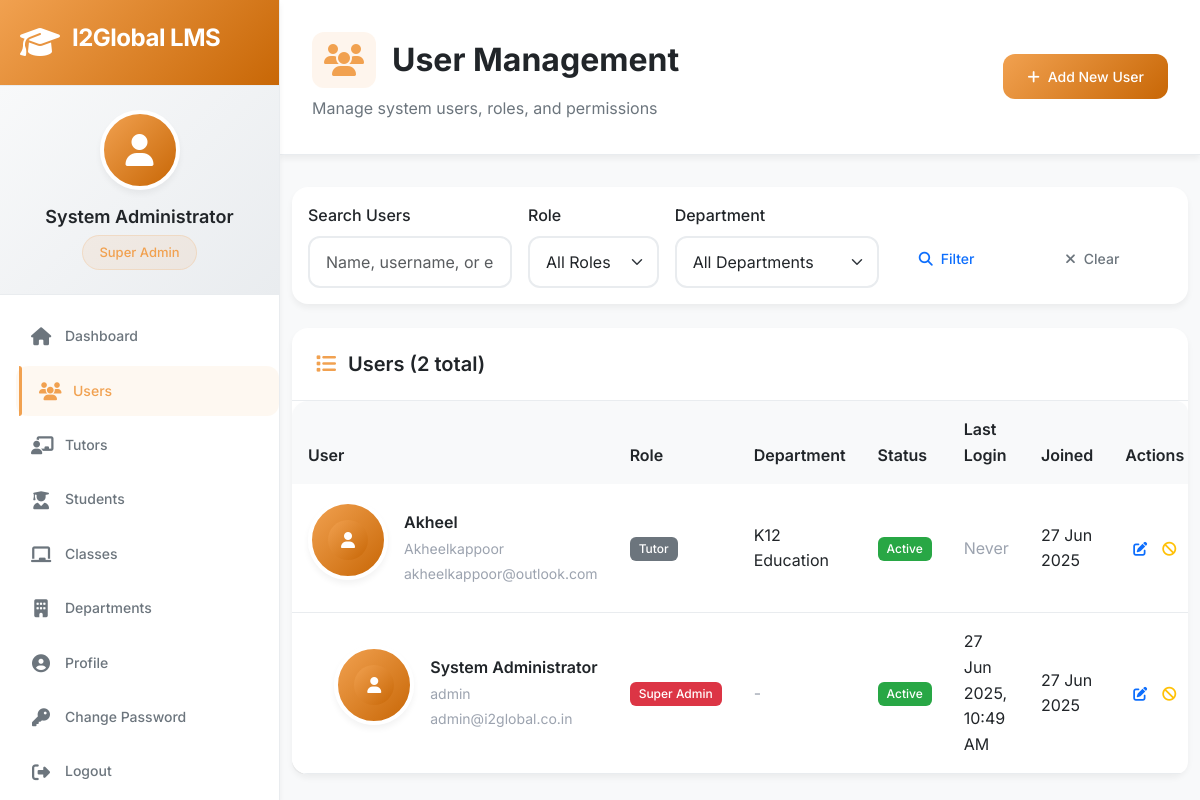
/admin/users (signed in), run on an earlier commit of the app's database.
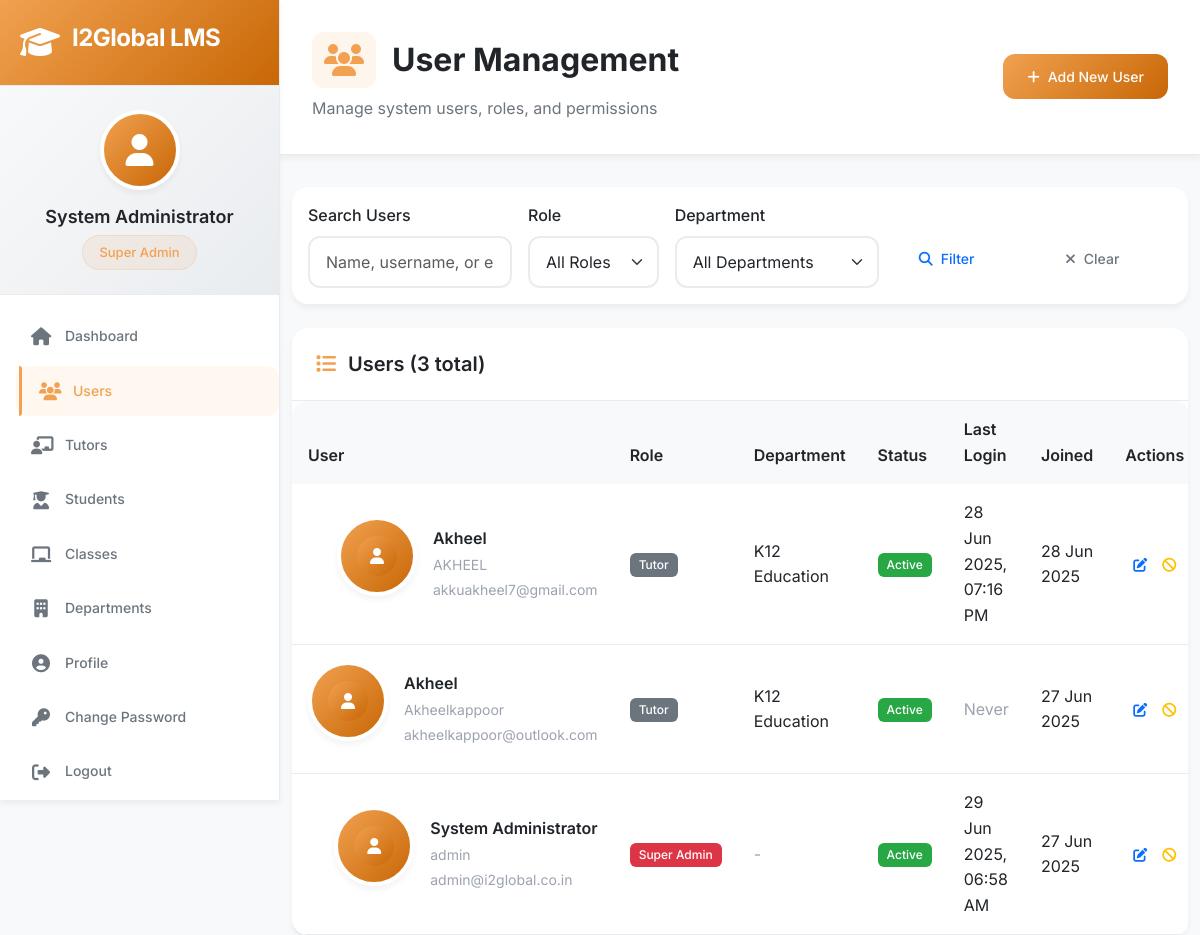
And on a later commit of the database.
### app/models/user.py (models this page shows, shortened)
class User(UserMixin, db.Model):
    __tablename__ = 'users'
    id = db.Column(db.Integer, primary_key=True)
    username = db.Column(db.String(80), unique=True, nullable=False, index=True)
    email = db.Column(db.String(120), unique=True, nullable=False, index=True)
    password_hash = db.Column(db.String(255), nullable=False)
    full_name = db.Column(db.String(100), nullable=False)
    phone = db.Column(db.String(20))
    address = db.Column(db.Text)
    profile_picture = db.Column(db.String(100))
    role = db.Column(db.String(20), nullable=False, default='tutor')  # superadmin, admin, coordinator, tutor
    department_id = db.Column(db.Integer, db.ForeignKey('departments.id'))
    is_active = db.Column(db.Boolean, default=True)
    is_verified = db.Column(db.Boolean, default=False)
    created_at = db.Column(db.DateTime, default=datetime.utcnow)
    last_login = db.Column(db.DateTime)
    joining_date = db.Column(db.Date)
    working_hours = db.Column(db.String(50))  # "9:00 AM - 6:00 PM"
    emergency_contact = db.Column(db.Text)  # JSON string
    department = db.relationship('Department', foreign_keys=[department_id], backref='users', lazy=True)
    tutor_profile = db.relationship('Tutor', backref='user', uselist=False, lazy=True)
    def has_permission(self, permission):
        if self.role == 'superadmin':
            return True
    def get_role_display(self):
        role_map = {
            'superadmin': 'Super Admin',
            'admin': 'Admin',
            'coordinator': 'Coordinator',
            'tutor': 'Tutor'
        }
        return role_map.get(self.role, self.role.title())

### app/models/department.py (models this page shows, shortened)
class Department(db.Model):
    __tablename__ = 'departments'
    id = db.Column(db.Integer, primary_key=True)
    name = db.Column(db.String(50), unique=True, nullable=False)
    code = db.Column(db.String(10), unique=True, nullable=False)  # K12, TT, UPSKILL
    description = db.Column(db.Text)
    permissions = db.Column(db.Text)  # JSON string of permissions
    is_active = db.Column(db.Boolean, default=True)
    created_at = db.Column(db.DateTime, default=datetime.utcnow)
    created_by = db.Column(db.Integer, db.ForeignKey('users.id'))
    settings = db.Column(db.Text)  # JSON string for department-specific settings

### app/routes/admin.py (the view)
@bp.route('/users')
@login_required
@admin_required
def users():
    page = request.args.get('page', 1, type=int)
    role_filter = request.args.get('role', '')
    dept_filter = request.args.get('department', '', type=int)
    search = request.args.get('search', '')
    query = User.query
    if role_filter:
        query = query.filter_by(role=role_filter)
    if dept_filter:
        query = query.filter_by(department_id=dept_filter)
    if search:
        query = query.filter(
            (User.full_name.contains(search)) |
            (User.username.contains(search)) |
            (User.email.contains(search))
        )
    users = query.order_by(User.created_at.desc()).paginate(
        page=page, per_page=20, error_out=False
    )
    departments = Department.query.filter_by(is_active=True).all()
    return render_template('admin/users.html', users=users, departments=departments)

### app/models/user.py (called while the page is built)
@login.user_loader
def load_user(user_id):
    return User.query.get(int(user_id))

### app/routes/admin.py (called while the page is built)
def admin_required(f):
    @wraps(f)
    def decorated_function(*args, **kwargs):
        if current_user.role not in ['superadmin', 'admin', 'coordinator']:
            flash('Access denied. Insufficient permissions.', 'error')
            return redirect(url_for('dashboard.index'))
        return f(*args, **kwargs)
    return decorated_function

### app/templates/admin/users.html (shortened to what the changed rows need)
{% extends "base.html" %}
{% block content %}
<div class="page-header">
    <div class="d-flex justify-content-between align-items-center">
        <div>
            <h1 class="page-title">
                <i class="fas fa-users"></i>
                User Management
            </h1>
        </div>
    </div>
</div>
<div class="container-fluid">
    <div class="card">
        <div class="card-header">
            <h5 class="card-title mb-0">
                <i class="fas fa-list"></i>
                Users ({{ users.total }} total)
            </h5>
        </div>
        <div class="card-body p-0">
            {% if users.items %}
            <div class="table-responsive">
                <table class="table table-hover mb-0">
                    <thead>
                        <tr>
                            <th>User</th>
                            <th>Role</th>
                            <th>Department</th>
                            <th>Status</th>
                            <th>Last Login</th>
                            <th>Joined</th>
                            <th>Actions</th>
                        </tr>
                    </thead>
                    <tbody>
                        {% for user in users.items %}
                        <tr>
                            <td>
                                <div class="d-flex align-items-center">
                                    <div class="user-avatar me-3">
                                        {% if user.profile_picture %}
                                            <img src="{{ url_for('static', filename='uploads/profiles/' + user.profile_picture) }}"
                                                 alt="Avatar" class="rounded-circle" width="40" height="40">
                                        {% else %}
                                            <div class="avatar-placeholder">
                                                <i class="fas fa-user"></i>
                                            </div>
                                        {% endif %}
                                    </div>
                                    <div>
                                        <div class="fw-semibold">{{ user.full_name }}</div>
                                        <small class="text-muted">{{ user.username }}</small><br>
                                        <small class="text-muted">{{ user.email }}</small>
                                    </div>
                                </div>
                            </td>
                            <td>
                                <span class="badge badge-{{ 'danger' if user.role == 'superadmin' else 'warning' if user.role == 'admin' else 'info' if user.role == 'coordinator' else 'secondary' }}">
                                    {{ user.get_role_display() }}
                                </span>
                            </td>
                            <td>
                                {% if user.department %}
                                    {{ user.department.name }}
                                {% else %}
                                    <span class="text-muted">-</span>
                                {% endif %}
                            </td>
                            <td>
                                {% if user.is_active %}
                                    <span class="badge badge-success">Active</span>
                                {% else %}
                                    <span class="badge badge-danger">Inactive</span>
                                {% endif %}
                            </td>
                            <td>
                                {% if user.last_login %}
                                    <span data-bs-toggle="tooltip" title="{{ user.last_login.strftime('%d %B %Y at %H:%M') }}">
                                        {{ user.last_login|datetime }}
                                    </span>
                                {% else %}
                                    <span class="text-muted">Never</span>
                                {% endif %}
                            </td>
                            <td>
                                {% if user.created_at %}
                                    {{ user.created_at|date }}
                                {% else %}
                                    <span class="text-muted">-</span>
                                {% endif %}
                            </td>
                            <td>
                                <div class="btn-group btn-group-sm">
                                    <a href="{{ url_for('admin.edit_user', user_id=user.id) }}"
                                       class="btn btn-outline-primary" data-bs-toggle="tooltip" title="Edit User">
                                        <i class="fas fa-edit"></i>
                                    </a>
                                    {% if user.role != 'superadmin' or current_user.role == 'superadmin' %}
                                    <button type="button" class="btn btn-outline-{{ 'success' if not user.is_active else 'warning' }}"
                                            onclick="toggleUserStatus({{ user.id }}, {{ 'true' if not user.is_active else 'false' }})"
                                            data-bs-toggle="tooltip" title="{{ 'Activate' if not user.is_active else 'Deactivate' }} User">
                                        <i class="fas fa-{{ 'check' if not user.is_active else 'ban' }}"></i>
                                    </button>
                                    {% endif %}
                                    {% if current_user.role == 'superadmin' and user.role != 'superadmin' %}
                                    <button type="button" class="btn btn-outline-danger"
                                            onclick="deleteUser('{{ user.id }}', '{{ user.full_name }}')"
                                            data-bs-toggle="tooltip" title="Delete User">
                                    </button>
                                    {% endif %}
                                </div>
                            </td>
                        </tr>
                        {% endfor %}
                    </tbody>
                </table>
            </div>
            {% endif %}
        </div>
    </div>
</div>
{% endblock %}

### app/templates/base.html (shortened to what the changed rows need)
<!DOCTYPE html>
<html lang="en">
<head>
    <link rel="stylesheet" href="https://cdnjs.cloudflare.com/ajax/libs/font-awesome/6.4.0/css/all.min.css">
    <link href="https://cdn.jsdelivr.net/npm/bootstrap@5.3.0/dist/css/bootstrap.min.css" rel="stylesheet">
</head>
<body>
    <div class="app-container">
        {% if current_user.is_authenticated %}
        <nav class="sidebar" id="sidebar">
            <div class="sidebar-header">
                <div class="logo-container">
                    <i class="fas fa-graduation-cap logo-icon"></i>
                    <h3 class="logo-text">{{ APP_NAME }}</h3>
                </div>
            </div>
            <div class="user-profile">
                <div class="user-avatar">
                    {% if current_user.profile_picture %}
                        <img src="{{ url_for('static', filename='uploads/profiles/' + current_user.profile_picture) }}" alt="Profile">
                    {% else %}
                        <i class="fas fa-user"></i>
                    {% endif %}
                </div>
                <div class="user-info">
                    <h4>{{ current_user.full_name or current_user.username }}</h4>
                    <span class="user-role">{{ current_user.get_role_display() }}</span>
                </div>
            </div>
            <ul class="nav-menu">
                <li class="nav-item">
                    <a href="{{ url_for('dashboard.index') }}" class="nav-link {% if request.endpoint == 'dashboard.admin_dashboard' or request.endpoint == 'dashboard.tutor_dashboard' %}active{% endif %}">
                        <i class="fas fa-home"></i>
                        <span>Dashboard</span>
                    </a>
                </li>
                {% if current_user.role in ['superadmin', 'admin', 'coordinator'] %}
                {% if current_user.has_permission('user_management') %}
                <li class="nav-item">
                    <a href="{{ url_for('admin.users') }}" class="nav-link {% if 'users' in request.endpoint %}active{% endif %}">
                        <i class="fas fa-users"></i>
                        <span>Users</span>
                    </a>
                </li>
                {% endif %}
                {% if current_user.has_permission('tutor_management') %}
                <li class="nav-item">
                    <a href="{{ url_for('admin.tutors') }}" class="nav-link {% if 'tutors' in request.endpoint %}active{% endif %}">
                        <i class="fas fa-chalkboard-teacher"></i>
                        <span>Tutors</span>
                    </a>
                </li>
                {% endif %}
                {% if current_user.has_permission('student_management') %}
                <li class="nav-item">
                    <a href="{{ url_for('admin.students') }}" class="nav-link {% if 'students' in request.endpoint %}active{% endif %}">
                        <i class="fas fa-user-graduate"></i>
                        <span>Students</span>
                    </a>
                </li>
                {% endif %}
                {% if current_user.has_permission('class_management') %}
                <li class="nav-item">
                    <a href="{{ url_for('admin.classes') }}" class="nav-link {% if 'classes' in request.endpoint %}active{% endif %}">
                        <i class="fas fa-chalkboard"></i>
                        <span>Classes</span>
                    </a>
                </li>
                {% endif %}
                {% if current_user.role in ['superadmin', 'admin'] %}
                <li class="nav-item">
                    <a href="{{ url_for('admin.departments') }}" class="nav-link {% if 'departments' in request.endpoint %}active{% endif %}">
                        <i class="fas fa-building"></i>
                        <span>Departments</span>
                    </a>
                </li>
                {% endif %}
                {% endif %}
                <li class="nav-item">
                    <a href="#" class="nav-link">
                        <i class="fas fa-user-circle"></i>
                        <span>Profile</span>
                    </a>
                </li>
                <li class="nav-item">
                    <a href="{{ url_for('auth.change_password') }}" class="nav-link {% if 'change_password' in request.endpoint %}active{% endif %}">
                        <i class="fas fa-key"></i>
                        <span>Change Password</span>
                    </a>
                </li>
                <li class="nav-item">
                    <a href="{{ url_for('auth.logout') }}" class="nav-link">
                        <i class="fas fa-sign-out-alt"></i>
                        <span>Logout</span>
                    </a>
                </li>
            </ul>
        </nav>
        {% endif %}
        <main class="main-content {% if not current_user.is_authenticated %}full-width{% endif %}">
            {% block content %}{% endblock %}
        </main>
    </div>
</body>
</html>

What changed in the data, as far as the page shows it:
changed User "System Administrator": last_login "27 Jun 2025, 10:49 AM" → "29 Jun 2025, 06:58 AM"
added User: full_name "Akheel", username "AKHEEL", email "akkuakheel7@gmail.com", role "Tutor", department.name "K12 Education", is_active "Active", last_login "28 Jun 2025, 07:16 PM", created_at "28 Jun 2025"
Also different on the page:
{{ users.total }}: "2" → "3"
